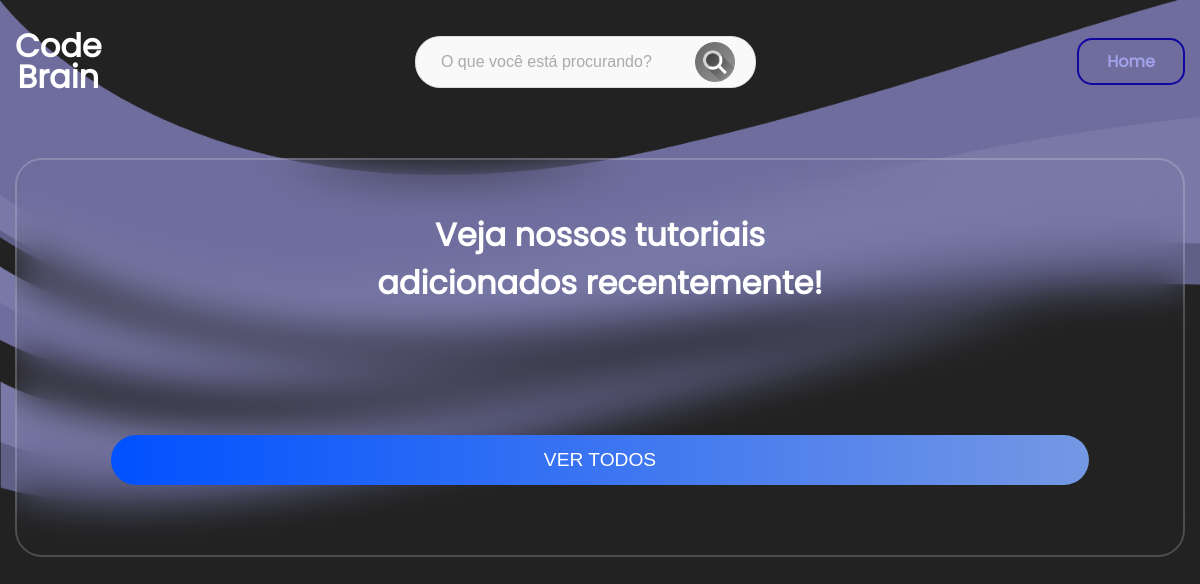
The app's page /view/tutoriais.php?status=sucesso, older data.
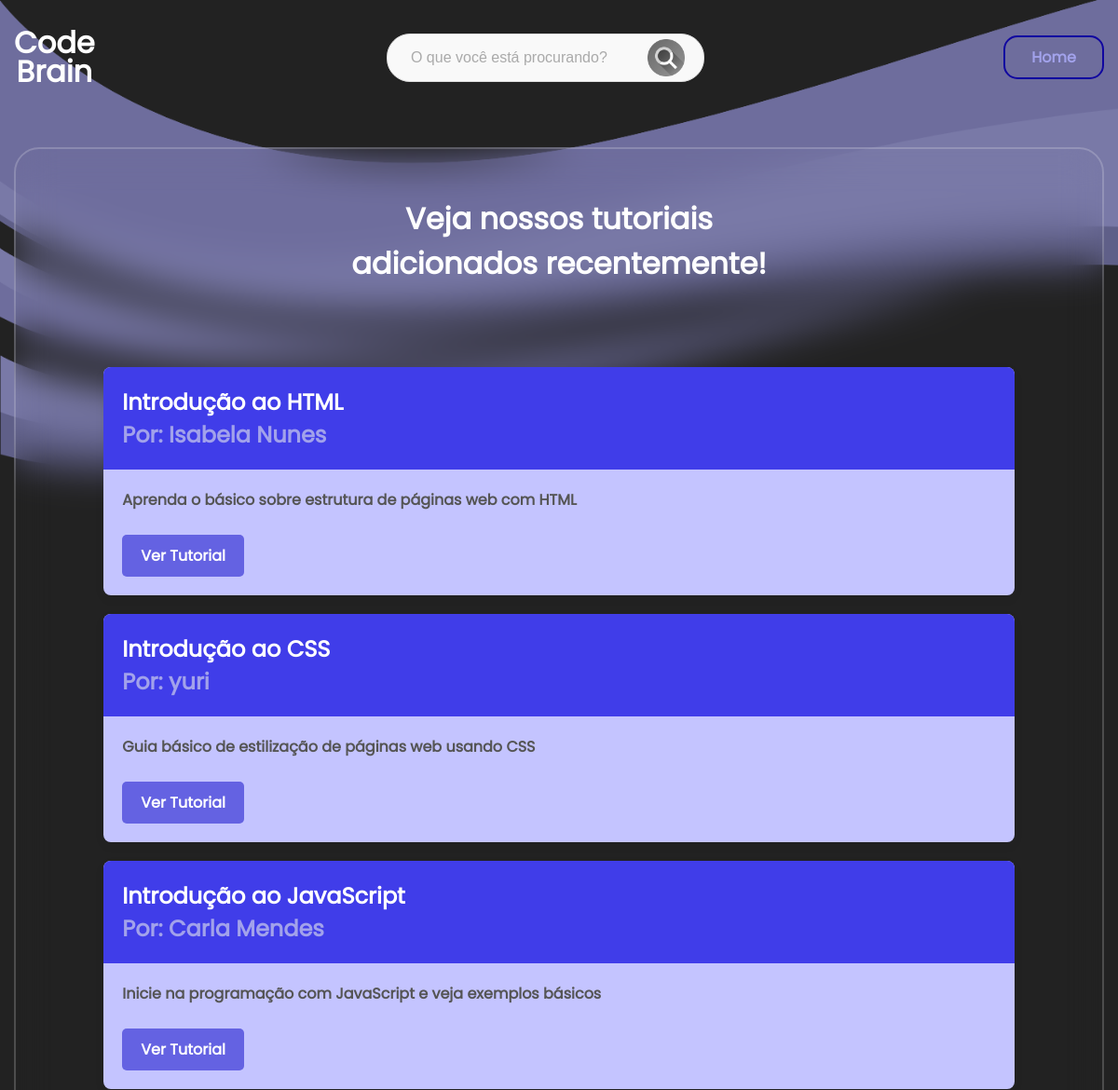
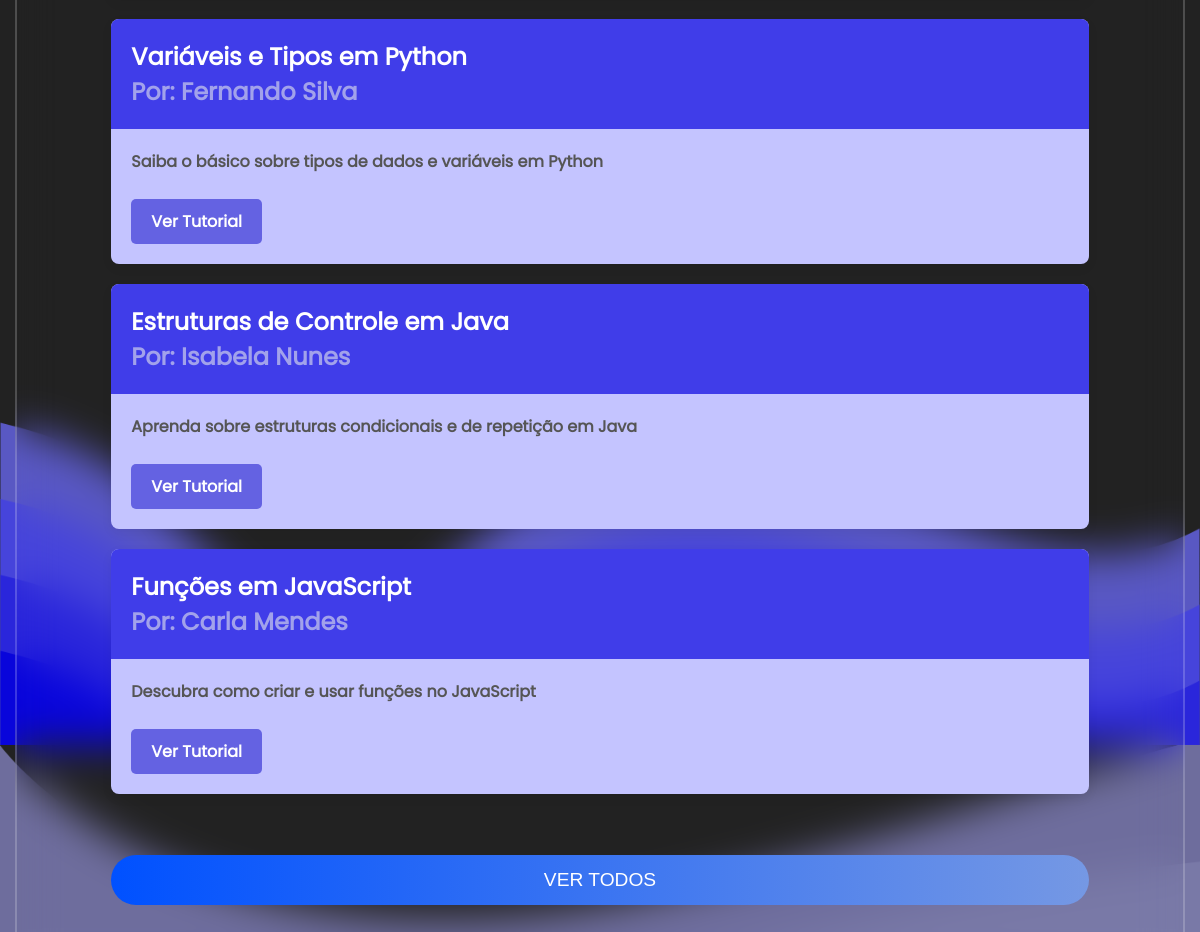
The same page, newer data (2 pictures, top to bottom).
### tables this page shows
CREATE TABLE `tutoriais` (
  `id_tutorial` int(11) NOT NULL,
  `titulo` varchar(65) DEFAULT NULL,
  `conteudo` longtext NOT NULL,
  `descricao` longtext NOT NULL,
  `id_usuario` int(11) DEFAULT NULL
);

CREATE TABLE `usuario` (
  `id_usuario` int(100) NOT NULL,
  `nome` varchar(1000) NOT NULL,
  `senha` varchar(16) NOT NULL,
  `email` varchar(200) NOT NULL,
  `telefone` varchar(11) NOT NULL,
  `tipo` varchar(20) NOT NULL
);

### model/DAO/Conexao.php (called while the page is built, shortened)
<?php
class Conexao {
    private static $conexao;
    public static function getInstance(){
        if(!isset(self::$conexao)){
            try {
                $options = array(
                PDO::ATTR_PERSISTENT => true,
                PDO::MYSQL_ATTR_INIT_COMMAND => 'SET NAMES UTF8;',
                PDO::ATTR_ERRMODE => PDO::ERRMODE_EXCEPTION
            );
                self::$conexao = new
                PDO("mysql:host=localhost;dbname=test",
                "root","", $options);
            } catch (PDOException $exc) {
                echo "Erro ao conectar ao banco ".$exc->getMessage();
            }
        }
        return self::$conexao;
    }
}
?>

### control/listarTutorialControl.php (called while the page is built, shortened)
<?php
    include_once "../model/DAO/TutorialDAO.php";
    $tutorialDAO = new TutorialDAO();
    $todos = $tutorialDAO->listarTutoriais();
?>

### model/DAO/TutorialDAO.php (called while the page is built, shortened)
<?php
include_once "Conexao.php";
    class TutorialDAO{
    public $pdo = null;
    public function __construct(){
        $this->pdo = Conexao::getInstance();
    }
    public function listarTutoriais(){
        try {
            $sql = "SELECT tutoriais.*, usuario.nome
        FROM tutoriais INNER JOIN usuario ON tutoriais.id_usuario = usuario.id_usuario;";
            $stmt = $this->pdo->prepare($sql);
            $stmt->execute();
            $retorno = $stmt->fetchALL(PDO::FETCH_ASSOC);
            return $retorno;
        } catch (PDOException $exe) {
            echo $exe->getMessage();
        }
    }
        }

### view/tutoriais.php (the view, shortened to what this page needs)
<?php
include("../control/listarTutorialControl.php");
?>
<!DOCTYPE html>
<html lang="pt-BR">
<head>
    <link rel="stylesheet" href="../styles/fonts.css">
    <link rel="stylesheet" href="../styles/media.css">
    <link rel="stylesheet" href="https://cdn.jsdelivr.net/npm/sweetalert2@11.14.5/dist/sweetalert2.min.css">
</head>
<body>
    <header>
        <div id="title">
            <h1>Code</h1>
            <h1>Brain</h1>
        </div>
        <div class="bloquinho">
        <form action="resultadodapesquisa.php" method="get" class="search-form">
    <input type="text" name="pesquisa" id="pesquisa" class="search-input" placeholder="O que você está procurando?"
    required>
    <button type="submit" class="search-button">
        <img src="../components/images/lupa.png" alt="Pesquisar">
    </button>
</form>
   </div>
        <ul>
            <a href="./inicio.php" id="acesso">
                <li>Home</li>
            </a>
        </ul>
</header>
<br><br>
 <div class="bloco">
    <h1>Veja nossos tutoriais<br> adicionados recentemente!</h1>
<br>
    <div class="container">
        <?php foreach ($todos as $tutorial) { ?>
            <div class='tutorial-card'>
                <div class='tutorial-header'><?php echo $tutorial['titulo'] ?>
                <br><SPAN class="spam">Por: <?php echo $tutorial['nome'] ?></SPAN>
                </div>
                <div class='tutorial-body'>
                    <p><?php echo $tutorial['descricao'] ?> </p>
                    <a class='tutorial-link' href='tutorialCompleto.php?id=<?php echo $tutorial['id_tutorial'] ?>'>Ver Tutorial</a>
                </div>
                </div>
        <?php } ?>
        <br>
        <input type="submit" onclick="window.location.href='alltutoriais.php'" class="btn" value="Ver todos">
 </div>
    </div>
</body>
</html>

Row changes from the older to the newer data that the page shows:
now on this page (row edited): tutoriais: titulo "Introdução ao HTML", id_usuario.nome "Isabela Nunes", descricao "Aprenda o básico sobre estrutura de páginas web com HTML"
now on this page (row edited): tutoriais: titulo "Introdução ao CSS", id_usuario.nome "yuri", descricao "Guia básico de estilização de páginas web usando CSS"
now on this page (row edited): tutoriais: titulo "Introdução ao JavaScript", id_usuario.nome "Carla Mendes", descricao "Inicie na programação com JavaScript e veja exemplos básicos"
now on this page (row edited): tutoriais: titulo "Variáveis e Tipos em Python", id_usuario.nome "Fernando Silva", descricao "Saiba o básico sobre tipos de dados e variáveis em Python"
now on this page (row edited): tutoriais: titulo "Estruturas de Controle em Java", id_usuario.nome "Isabela Nunes", descricao "Aprenda sobre estruturas condicionais e de repetição em Java"
now on this page (row edited): tutoriais: titulo "Funções em JavaScript", id_usuario.nome "Carla Mendes", descricao "Descubra como criar e usar funções no JavaScript"
